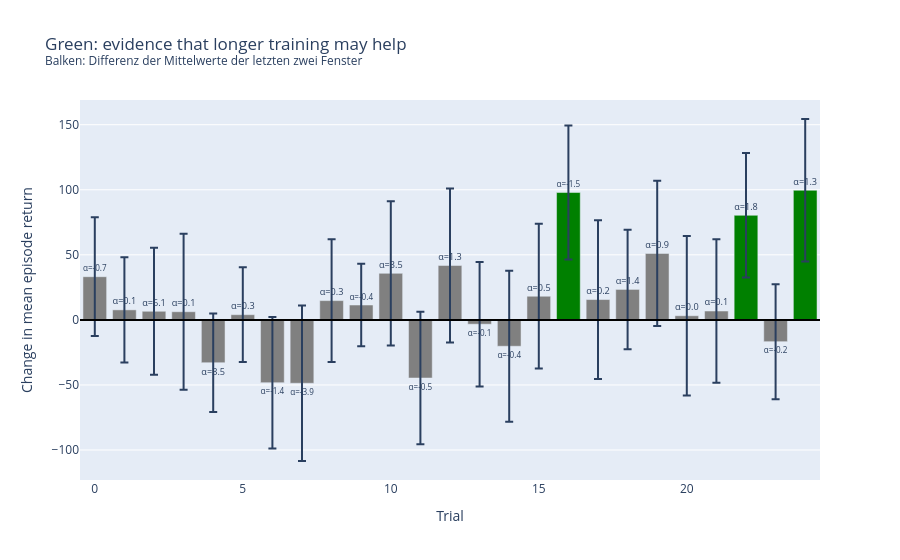

Notebook cell for this chart:
### Code cell
import plotly.graph_objects as go

rows = []
for trial in study.trials:
    if trial.state.name != "COMPLETE" or "training_curve" not in trial.user_attrs:
        continue

    returns = np.asarray(trial.user_attrs["training_curve"]["episode_returns"])
    window = min(50, len(returns) // 3)
    previous = returns[-2 * window:-window]
    final = returns[-window:]
    improvement = final.mean() - previous.mean()
    error = 1.96 * np.sqrt(
        previous.var(ddof=1) / window + final.var(ddof=1) / window
    )
    alpha = estimate_alpha(returns, window)
    rows.append((
        trial.number,
        improvement,
        error,
        improvement > error,
        alpha,
    ))

figure = go.Figure(go.Bar(
    x=[row[0] for row in rows],
    y=[row[1] for row in rows],
    error_y={"type": "data", "array": [row[2] for row in rows]},
    marker_color=["green" if row[3] else "gray" for row in rows],
    text=[f"α={row[4]:.1f}" if np.isfinite(row[4]) else "α=n/a" for row in rows],
    textposition="outside",
    textfont={"size": 14},
))
figure.add_hline(y=0, line_color="black")
figure.update_layout(
    xaxis_title="Trial",
    yaxis_title="Change in mean episode return",
    title=(
        "Green: evidence that longer training may help"
        "<br><sup>Balken: Differenz der Mittelwerte der letzten zwei Fenster</sup>"
    ),
)
figure.show()

print("window = " + str(window))

### Figure 1 — Plotly figure (JSON) as saved in the notebook; plotly's stock layout.template omitted (floating-point values rounded to 4 significant figures)
{"data": [{"error_y": {"array": [45.65, 40.4, 48.77, 59.93, 37.83, 36.37, 50.56, 59.74, 47.13, 31.76, 55.43, 50.94, 59.19, 47.84, 58.0, 55.63, 51.56, 61.0, 45.91, 55.82, 61.24, 55.08, 47.79, 44.14, 54.77], "type": "data"}, "marker": {"color": ["gray", "gray", "gray", "gray", "gray", "gray", "gray", "gray", "gray", "gray", "gray", "gray", "gray", "gray", "gray", "gray", "green", "gray", "gray", "gray", "gray", "gray", "green", "gray", "green"]}, "text": ["α=-0.7", "α=0.1", "α=6.1", "α=0.1", "α=3.5", "α=0.3", "α=-1.4", "α=-3.9", "α=0.3", "α=-0.4", "α=3.5", "α=-0.5", "α=1.3", "α=-0.1", "α=-0.4", "α=0.5", "α=-1.5", "α=0.2", "α=1.4", "α=0.9", "α=0.0", "α=0.1", "α=1.8", "α=-0.2", "α=1.3"], "textfont": {"size": 14}, "textposition": "outside", "type": "bar", "x": [0, 1, 2, 3, 4, 5, 6, 7, 8, 9, 10, 11, 12, 13, 14, 15, 16, 17, 18, 19, 20, 21, 22, 23, 24], "y": [33.18, 7.697, 6.618, 6.268, -32.89, 3.987, -48.25, -48.7, 14.81, 11.42, 35.77, -44.69, 41.82, -3.313, -20.27, 18.17, 97.88, 15.64, 23.41, 51.06, 3.176, 6.815, 80.36, -16.76, 99.6]}], "layout": {"shapes": [{"line": {"color": "black"}, "type": "line", "x0": 0, "x1": 1, "xref": "x domain", "y0": 0, "y1": 0, "yref": "y"}], "title": {"text": "Green: evidence that longer training may help<br><sup>Balken: Differenz der Mittelwerte der letzten zwei Fenster</sup>"}, "xaxis": {"title": {"text": "Trial"}}, "yaxis": {"title": {"text": "Change in mean episode return"}}}}
